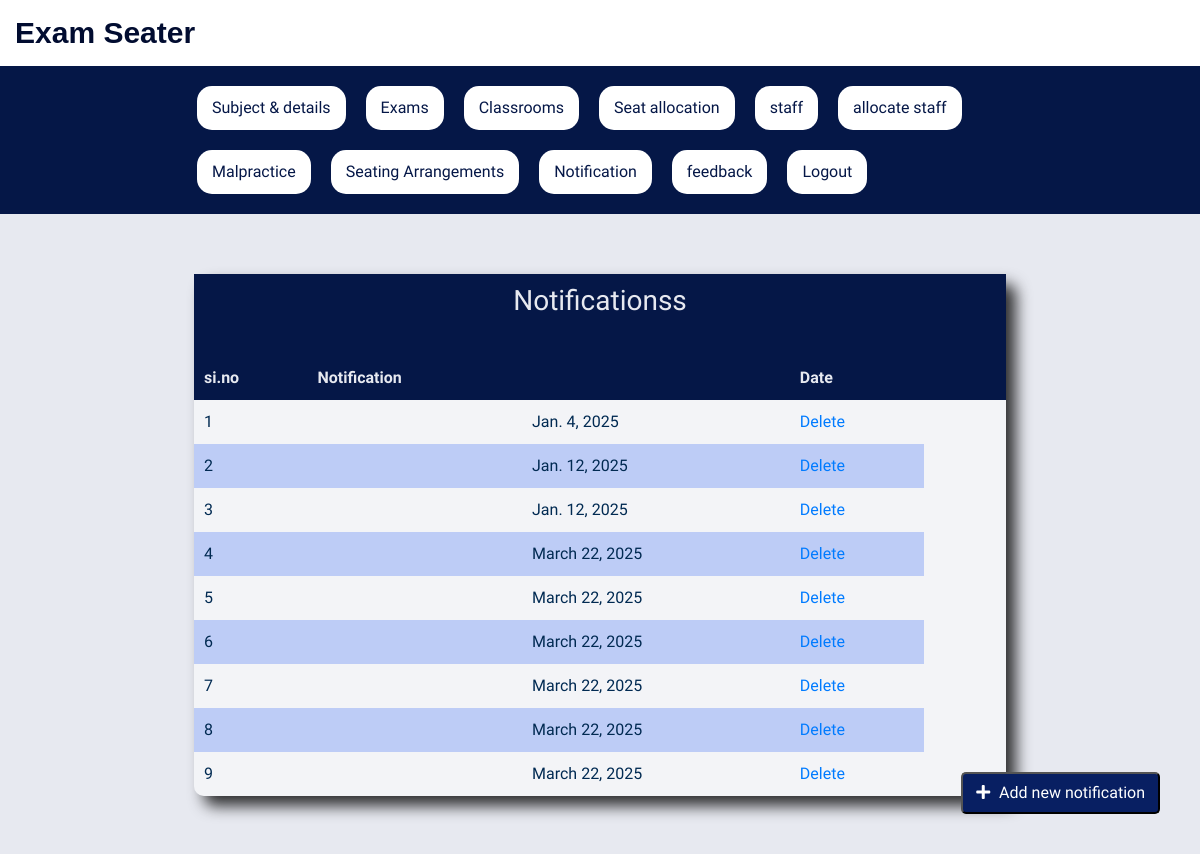
The page /Viewnotification/ on the database its author committed.
### Arrangementapp/models.py (models this page shows)
class ExamNotification(models.Model):
    notification = models.CharField(max_length=100,null=True,blank=True)
    notification_date = models.DateField(auto_now_add=True,null=True,blank=True)
    user_type = models.CharField(max_length=100,null=True,blank=True)

### Arrangementapp/views.py (the view)
# urls.py: path('Viewnotification/',Viewnotification.as_view(),name='Viewnotification'),
class Viewnotification(View):
    def get(self,request):
        noti=ExamNotification.objects.all()
        print(noti)
        return render(request,'viewnotification.html',{'noti':noti})

### templates/viewnotification.html
{% extends 'base.html' %}
{% block content %}
        <table class="assign-table">
            <button class="add-student-btn"><a href="/Addnotification/" class="btn"><i class="fas fa-plus"></i> Add new notification</a></button>
                 <thead>
                   <tr>
                      <th colspan="8" style="text-align: center;" class="th"><h3>Notificationss</h3></th>
                   </tr>
                   <tr>
                     <th colspan="8"  style="text-align: center;" class="th">
                     </th>
                   </tr>
                    <tr>
                        <th>si.no</th>
                        <th>Notification<th>
                        <th>Date</th>
                        <th></th>
                        <th></th>
                    </tr>
                </thead>
                <tbody>
                    <tr>
                        {% for exam_instance in noti %}
                        <td>{{forloop.counter}}</td>
                        <td>{{ exam_instance.notificcation}}</td>
                        <td>{{ exam_instance.notification_date}}</td>
                        <td><a href="/Deletenotification/{{exam_instance.id}}">Delete</a></td>
                    </tr>
                {% endfor %}
                </tbody>
            </table>
       </div>
    </div>
{% endblock %}

### static/style.css (style rules this page uses)
:root { --color1: #051747; --color2: #535f80; --color3: #081f62; --color4: #e7e9f0; }
* { margin: 0; padding: 0; box-sizing: border-box; font-family: 'Cute Font', sans-serif; font-family: 'Exo 2', sans-serif; }
.add-student-btn { background-color: var(--color3); border-radius: 5px; cursor: pointer; position: fixed; bottom: 40px; right: 40px; }
.add-student-btn .btn { color: #fff; }
.add-student-btn i { margin-right: 5px; }
table { width: 100%; border-collapse: collapse; box-shadow: 0 0 20px rgba(0, 0, 0, 0.1); background-color: rgba(255,255,255,0.5); color: var(--color4); }
th { color: var(--color4); background-color: var(--color1); }
th, td { padding: 10px; text-align: left; }
td { color: #012a52; }
thead { background-color:var(--color1); color: #fff; }

### static/styles.css (style rules this page uses)
.assign-table { width: 100%; max-width: 70%; margin: auto; margin-top: 40px; border-radius: 10px; color: #323131; box-shadow: 10px 10px 15px rgba(0, 0, 0, 0.8) }
.assign-table .th { padding-left: 10px; }

### rows shown on the page
ExamNotification: notification_date "Jan. 4, 2025"
ExamNotification: notification_date "Jan. 12, 2025"
ExamNotification: notification_date "Jan. 12, 2025"
ExamNotification: notification_date "March 22, 2025"
ExamNotification: notification_date "March 22, 2025"
ExamNotification: notification_date "March 22, 2025"
ExamNotification: notification_date "March 22, 2025"
ExamNotification: notification_date "March 22, 2025"
ExamNotification: notification_date "March 22, 2025"
